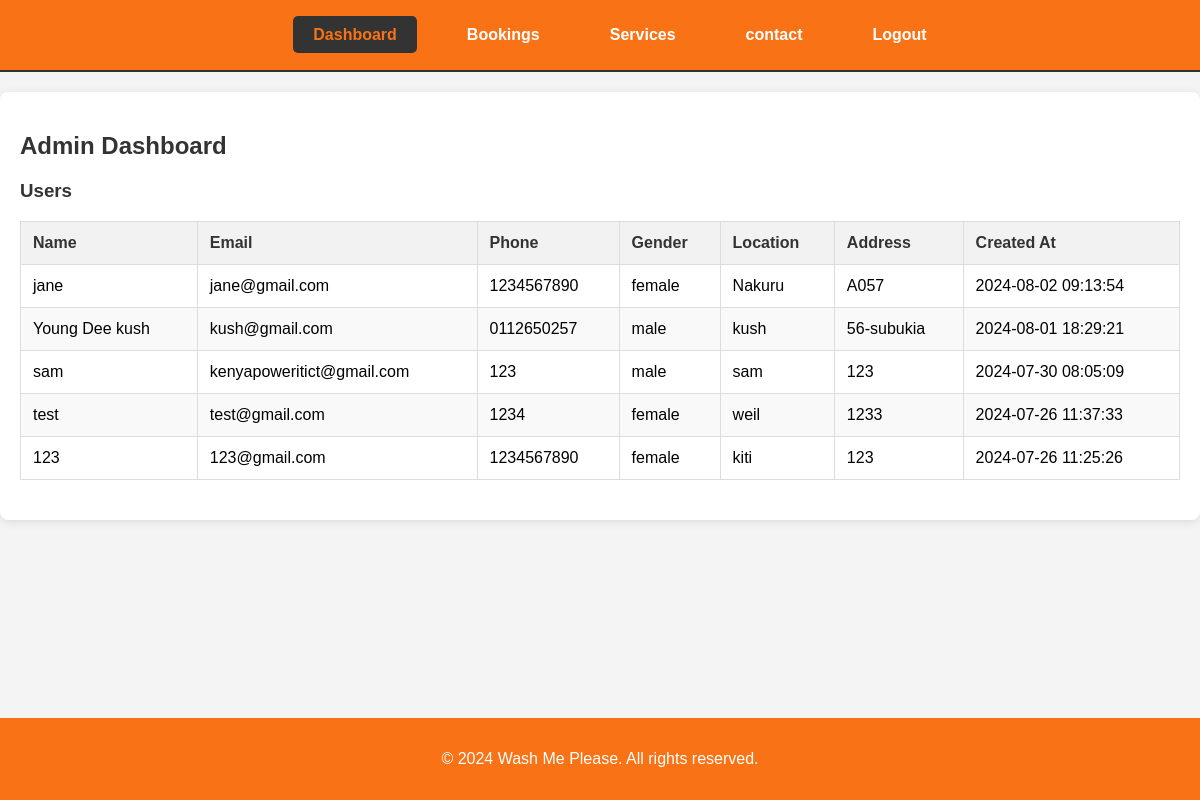
The page /admin/admin_dashboard.php (signed in) on the database its author committed.
### tables this page shows
CREATE TABLE `users` (
  `id` int(11) NOT NULL,
  `name` varchar(100) NOT NULL,
  `email` varchar(100) NOT NULL,
  `phone` varchar(15) NOT NULL,
  `gender` enum('male','female','other') NOT NULL,
  `location` varchar(100) NOT NULL,
  `address` text NOT NULL,
  `password` varchar(255) NOT NULL,
  `created_at` timestamp NOT NULL DEFAULT current_timestamp()
);

### admin/admin_dashboard.php (the view, shortened to what this page needs)
<?php
include '../private/database.php';
$usersSql = "SELECT * FROM users ORDER BY created_at DESC";
$usersResult = $conn->query($usersSql);
?>
<!DOCTYPE html>
<html lang="en">
<head>
</head>
<body>
<div class="navbar">
        <ul>
            <li><a href="admin_dashboard.php" class="active">Dashboard</a></li>
            <li><a href="admin_bookings.php">Bookings</a></li>
            <li><a href="services.php">Services</a></li>
            <li><a href="contact.php">contact</a></li>
            <li><a href="logout.php">Logout</a></li>
        </ul>
    </div>
    <div class="container">
        <h2>Admin Dashboard</h2>
        <h3>Users</h3>
        <table border="1">
        <thead>
            <tr>
                <th>Name</th>
                <th>Email</th>
                <th>Phone</th>
                <th>Gender</th>
                <th>Location</th>
                <th>Address</th>
                <th>Created At</th>
            </tr>
        </thead>
        <tbody>
            <?php
            if ($usersResult->num_rows > 0) {
                while ($row = $usersResult->fetch_assoc()) {
                    echo "<tr>
                            <td>{$row['name']}</td>
                            <td>{$row['email']}</td>
                            <td>{$row['phone']}</td>
                            <td>{$row['gender']}</td>
                            <td>{$row['location']}</td>
                            <td>{$row['address']}</td>
                            <td>{$row['created_at']}</td>
                          </tr>";
                }
            } else {
                echo "<tr><td colspan='7'>No users found</td></tr>";
            }
            ?>
        </tbody>
    </table>
    </div>
    <footer>
        <p>&copy; 2024 Wash Me Please. All rights reserved.</p>
    </footer>
</body>
</html>

### admin/admin_dashboard.php (style rules this page uses)
body { font-family: Arial, sans-serif; background-color: #f4f4f4; margin: 0; padding: 0; }
.navbar { background-color: #f97316; text-align: center; padding: 10px 0; border-bottom: 2px solid #333; }
.navbar ul { list-style-type: none; display: flex; justify-content: center; }
.navbar li { margin: 0 15px; }
.navbar a { text-decoration: none; color: #fff; padding: 10px 20px; border-radius: 5px; font-weight: bold; transition: background-color 0.3s ease; }
.navbar a.active { background-color: #333; color: #f97316; }
.container { max-width: 1200px; margin: 20px auto; padding: 20px; background-color: #fff; box-shadow: 0 2px 10px rgba(0, 0, 0, 0.1); border-radius: 8px; }
h2, h3 { color: #333; }
table { width: 100%; border-collapse: collapse; margin-bottom: 20px; }
table, th, td { border: 1px solid #ddd; }
th, td { padding: 12px; text-align: left; }
th { background-color: #f2f2f2; color: #333; }
tr:nth-child(even) { background-color: #f9f9f9; }
footer { background-color: #f97316; color: white; text-align: center; padding: 1rem; position: fixed; left: 0; right: 0; bottom: 0; }

### rows shown on the page
users: name "jane", email "jane@gmail.com", phone "1234567890", gender "female", location "Nakuru", address "A057", created_at "2024-08-02 09:13:54"
users: name "Young Dee kush", email "kush@gmail.com", phone "0112650257", gender "male", location "kush", address "56-subukia", created_at "2024-08-01 18:29:21"
users: name "sam", email "kenyapoweritict@gmail.com", phone "123", gender "male", location "sam", address "123", created_at "2024-07-30 08:05:09"
users: name "test", email "test@gmail.com", phone "1234", gender "female", location "weil", address "1233", created_at "2024-07-26 11:37:33"
users: name "123", email "123@gmail.com", phone "1234567890", gender "female", location "kiti", address "123", created_at "2024-07-26 11:25:26"
